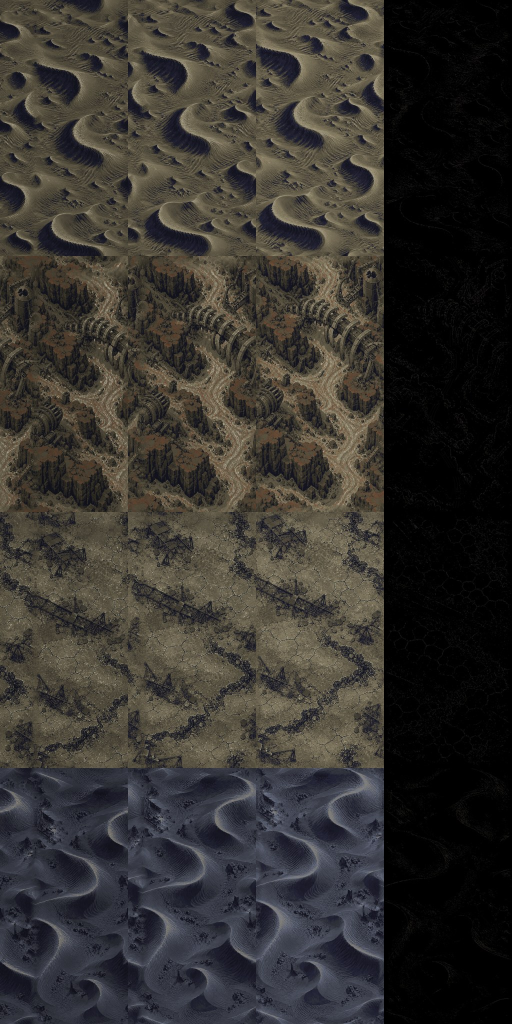
#> input picture Pause/Assets/Art/Boulders~/Desert/src~/ref_variants.jpg, 1024 x 2048 px, given in place of candidate_tide_wind_02.png, which was not available (shown at 1/2 size)
$ python compose_gust.py
#> lines starting #> are read from the running program, lines starting #| are printed output that depends on the picture; after the words box and inside, x2 and y2 are one past the last pixel; in counts of white or black regions, pixels touching at a corner belong together; pictures that were not available may be replaced by others from this repository, and a replacement may not be noted
#!/usr/bin/env python3
"""Assemble the generated Tide wind source into the Unity gust atlas."""

from pathlib import Path

import numpy as np
from PIL import Image, ImageDraw


ROOT = Path(__file__).resolve().parent.parent
SRC = Path(__file__).resolve().parent / "candidate_tide_wind_02.png"
OUT = ROOT / "wx_gust.png"
PREVIEW = ROOT / "preview.png"
CELL = 512

# Tide-only ramp.  The source candidate has a few transparent-edge fringe
# colours; snapping every visible pixel to this ramp removes those artefacts.
PALETTE = np.array(
    [
        (5, 6, 12),       # selective ink
        (18, 52, 58),     # deep teal shade
        (32, 91, 91),     # deep teal mid
        (83, 145, 137),   # muted teal
        (143, 208, 196),  # pale teal
        (124, 242, 192),  # mint aqua
        (240, 255, 250),  # sea-foam white
    ],
    dtype=np.int16,
)


def snap_palette(rgba: np.ndarray) -> np.ndarray:
    """Remove generator fringe colours and use stepped alpha."""
    out = rgba.copy()
    alpha = out[..., 3].astype(np.float32)
    alpha[alpha < 10] = 0

    rgb = out[..., :3].astype(np.int16)
    distances = ((rgb[..., None, :] - PALETTE[None, None, :, :]) ** 2).sum(axis=3)
    nearest = distances.argmin(axis=2)
    out[..., :3] = PALETTE[nearest].astype(np.uint8)

    # Keep transparent pixels truly transparent.  Visible airy marks use a
    # stepped alpha ramp, while the generated solid paint stays opaque.
    levels = np.array([0, 32, 64, 96, 128, 160, 192, 224, 255], dtype=np.float32)
    alpha = levels[np.abs(alpha[..., None] - levels).argmin(axis=2)]
    alpha[alpha < 32] = 0
    out[..., 3] = alpha.astype(np.uint8)
    out[out[..., 3] == 0, :3] = 0
    return out


def alpha_to_mean(cell: np.ndarray, target: float) -> np.ndarray:
    """Raise airy ribbon coverage to the requested readable mean alpha."""
    rgb = cell[..., :3].copy()
    raw = cell[..., 3].astype(np.float32) / 255.0
    if raw.mean() == 0:
        return cell

    lo, hi = 1.0, 8.0
    for _ in range(28):
        factor = (lo + hi) / 2.0
        if np.minimum(raw * factor, 1.0).mean() < target:
            lo = factor
        else:
            hi = factor
    scaled = np.minimum(raw * hi, 1.0)
    levels = np.array([0, 32, 64, 96, 128, 160, 192, 224, 255], dtype=np.float32) / 255.0
    stepped = levels[np.abs(scaled[..., None] - levels).argmin(axis=2)]
    stepped[stepped < (32 / 255.0)] = 0
    result = np.dstack((rgb, np.rint(stepped * 255).astype(np.uint8)))
    result[result[..., 3] == 0, :3] = 0
    return result


def add_air_dither(cell: np.ndarray, target: float, variant: int) -> np.ndarray:
    """Add a very light, periodic generated-atlas air veil in empty gaps.

    The candidate's painted strands cover only about a quarter of a cell.  A
    sparse stepped veil makes the requested 35-45% weather presence without
    turning the sheet into an opaque band; the fixed-period pattern also tiles.
    """
    out = cell.copy()
    alpha = out[..., 3].astype(np.uint8)
    yy, xx = np.indices(alpha.shape)
    band = (yy >= 112) & (yy < 400)
    empty = (alpha == 0) & band
    # A sinusoidal envelope is quantised into hard pixel steps: the checker
    # gives it airy texture, while the envelope prevents a rectangular wash.
    phase = np.clip((yy.astype(np.float32) - 112.0) / 288.0, 0.0, 1.0)
    envelope = np.sin(np.pi * phase)
    checker = np.where(((xx + yy + variant) % 2) == 0, 0.78, 1.0)
    raw_veil = 255.0 * envelope * checker
    veil_levels = np.array([0, 32, 64, 96, 128, 160, 192, 224, 255], dtype=np.float32)
    veil = veil_levels[np.abs(raw_veil[..., None] - veil_levels).argmin(axis=2)].astype(np.uint8)
    out[empty, 3] = veil[empty]
    out[out[..., 3] == 0, :3] = 0
    out[(out[..., 3] > 0) & (out[..., 3] < 160), :3] = PALETTE[3].astype(np.uint8)
    return out


def seam_match(cell: np.ndarray, width: int = 8) -> np.ndarray:
    """Make the cyclic ribbon seam agree without erasing the painted core."""
    out = cell.copy()
    for k in range(width):
        left = out[:, k, :].astype(np.int16)
        right = out[:, -1 - k, :].astype(np.int16)
        pair = ((left + right) // 2).astype(np.uint8)
        distances = ((pair[:, :3, None] - PALETTE.T) ** 2).sum(axis=1)
        pair[:, :3] = PALETTE[distances.argmin(axis=1)].astype(np.uint8)
        out[:, k, :] = pair
        out[:, -1 - k, :] = pair
    return out


def crop_visible(cell: np.ndarray, threshold: int = 32, padding: int = 8) -> Image.Image:
    alpha = cell[..., 3]
    ys, xs = np.where(alpha > threshold)
    if len(xs) == 0:
        return Image.new("RGBA", (1, 1), (0, 0, 0, 0))
    x0 = max(0, int(xs.min()) - padding)
    y0 = max(0, int(ys.min()) - padding)
    x1 = min(CELL, int(xs.max()) + 1 + padding)
    y1 = min(CELL, int(ys.max()) + 1 + padding)
    return Image.fromarray(cell[y0:y1, x0:x1], "RGBA")


def centered_scaled(source: np.ndarray, max_extent: int) -> Image.Image:
    image = crop_visible(source)
    scale = min(1.0, max_extent / max(image.size))
    size = (max(1, round(image.width * scale)), max(1, round(image.height * scale)))
    return image.resize(size, Image.Resampling.NEAREST)


def main() -> None:
    source = Image.open(SRC).convert("RGBA")
    # The generator preserves hard pixel intent at this modest 1.154x resize;
    # nearest neighbour avoids inventing a smooth painted edge.
    source = source.resize((CELL * 4, CELL * 2), Image.Resampling.NEAREST)
#> source: PIL image 2048x1024 RGBA
    source_np = snap_palette(np.asarray(source))
#> in snap_palette, `alpha = out[..., 3].astype(np.float32)`: alpha: shape (1024, 2048) float32; every value is 255
#> in snap_palette, `nearest = distances.argmin(axis=2)`:
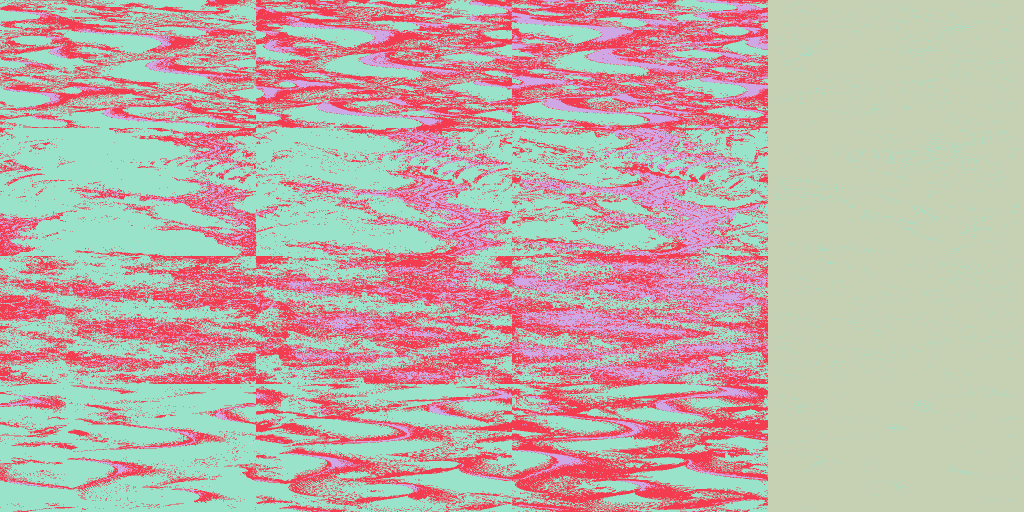
#> nearest: shape (1024, 2048) int64 (shown at 1/2 size); 6 distinct labels, from 1 to 6; one colour per label, 0 black

    sheet = np.zeros((CELL * 2, CELL * 4, 4), dtype=np.uint8)

    # Four airy, tileable ribbons.  Coverage is tuned per generated variant,
    # not painted procedurally, so the generated material remains the source.
    for col in range(4):
        cell = source_np[0:CELL, col * CELL : (col + 1) * CELL].copy()
        cell = alpha_to_mean(cell, 0.39)
        cell = add_air_dither(cell, 0.39, col)
        cell = seam_match(cell)
        sheet[0:CELL, col * CELL : (col + 1) * CELL] = cell

    # Leading edges: generated wave heads are scaled to about 60% of a cell.
    for col in range(2):
        cell = source_np[CELL : CELL * 2, col * CELL : (col + 1) * CELL]
        sprite = centered_scaled(cell, 320)
        x = col * CELL + (CELL - sprite.width) // 2
        y = CELL + (CELL - sprite.height) // 2
        sheet[y : y + sprite.height, x : x + sprite.width] = np.asarray(sprite)
#> this loop made 2 passes
#> pass 1, in main, `cell = source_np[CELL : CELL * 2, col * CELL : (col + 1) * CELL]`:
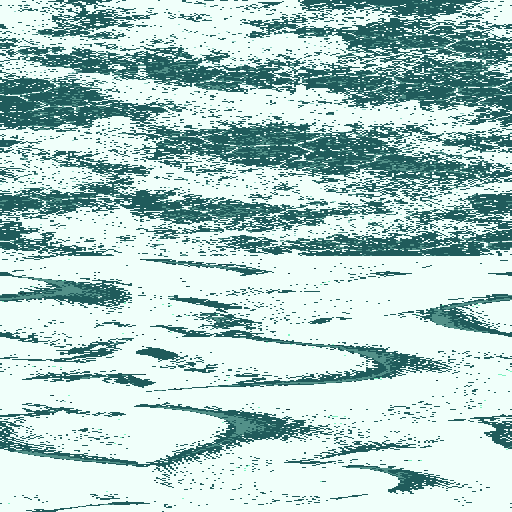
#> cell: shape (512, 512, 4); mean of channels 0, 1, 2, 3 174, 203.7, 199.9, 255; drawn as R, G, B
#> after the loop:
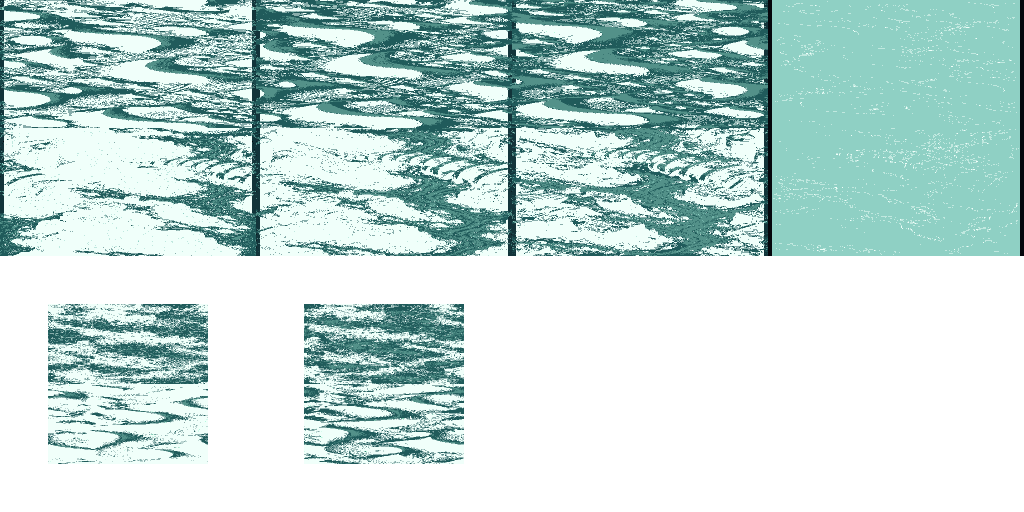
#> sheet: shape (1024, 2048, 4) (shown at 1/2 size); mean of channels 0, 1, 2, 3 90.3, 114.4, 111.3, 152.4; transparent parts drawn white

    # Debris: keep each crisp and clearly smaller than 120 px.
    for col in (2, 3):
        cell = source_np[CELL : CELL * 2, col * CELL : (col + 1) * CELL]
        sprite = centered_scaled(cell, 104)
        x = col * CELL + (CELL - sprite.width) // 2
        y = CELL + (CELL - sprite.height) // 2
        sheet[y : y + sprite.height, x : x + sprite.width] = np.asarray(sprite)
#> this loop made 2 passes
#> pass 1, in main, `cell = source_np[CELL : CELL * 2, col * CELL : (col + 1) * CELL]`:
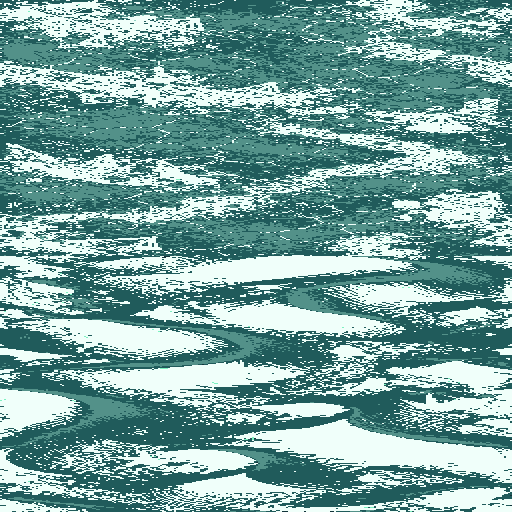
#> cell: shape (512, 512, 4); mean of channels 0, 1, 2, 3 120, 163, 159.6, 255; drawn as R, G, B
#> pass 2, in main, `cell = source_np[CELL : CELL * 2, col * CELL : (col + 1) * CELL]`:
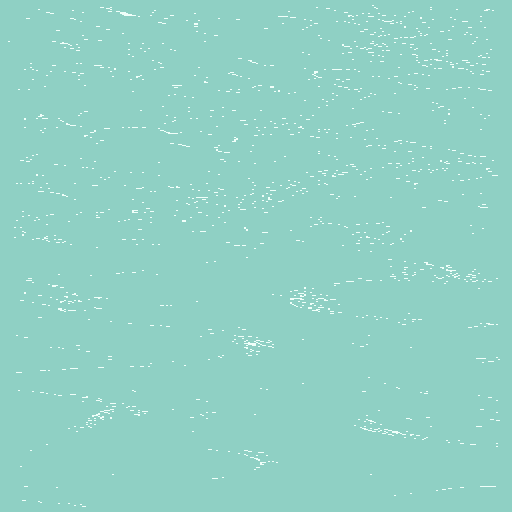
#> cell: shape (512, 512, 4); mean of channels 0, 1, 2, 3 144.4, 208.7, 196.8, 255; drawn as R, G, B
#> after the loop:
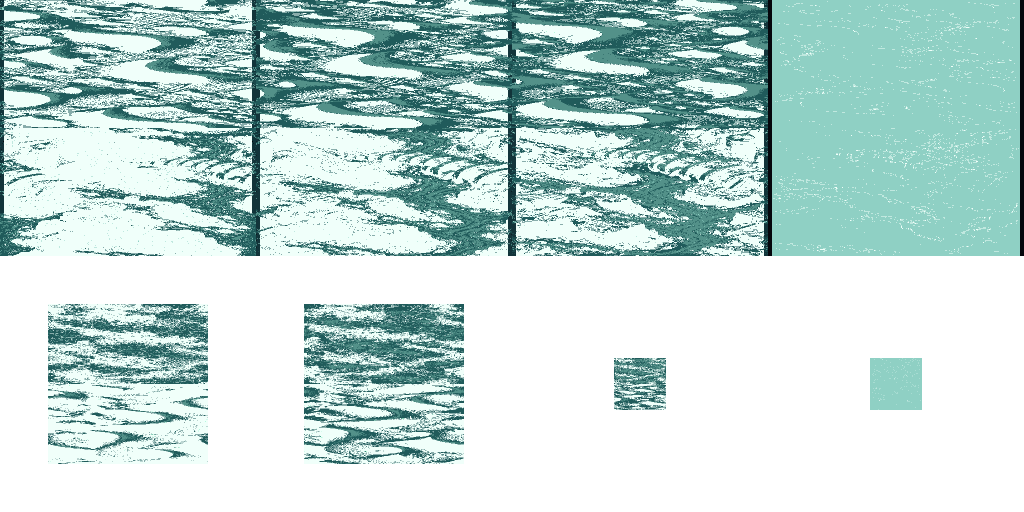
#> sheet: shape (1024, 2048, 4) (shown at 1/2 size); 1.03% of pixels changed, all inside (x1, y1, x2, y2) = (1228, 716, 1844, 820); transparent parts drawn white

    final = Image.fromarray(sheet, "RGBA")
    final.save(OUT)

    # Contact sheet on the requested dark base.  Subtle separators are only in
    # the preview and never enter the transparent game asset.
    preview = Image.new("RGBA", final.size, (11, 11, 26, 255))
    preview.alpha_composite(final)
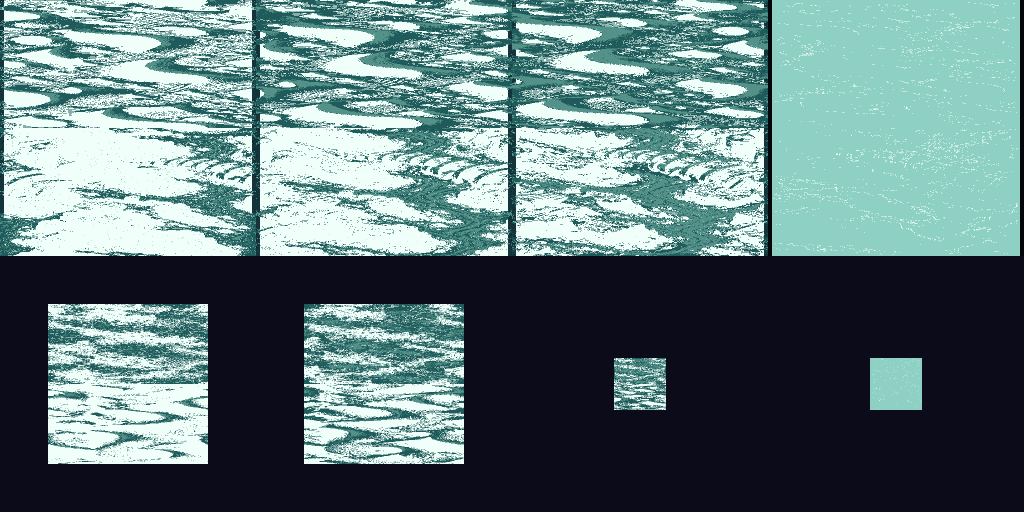
#> preview: PIL image 2048x1024 RGBA (shown at 1/2 size); mean R, G, B, A 96, 120.7, 123.3, 255
    draw = ImageDraw.Draw(preview)
    for x in (CELL, CELL * 2, CELL * 3):
        draw.line((x, 0, x, CELL * 2), fill=(25, 24, 48, 255), width=2)
    draw.line((0, CELL, CELL * 4, CELL), fill=(25, 24, 48, 255), width=2)
    preview.convert("RGB").save(PREVIEW)

    print(f"wrote {OUT}")
    print(f"wrote {PREVIEW}")


if __name__ == "__main__":
    main()

$ run again, on Pause/Assets/Art/Boulders~/Ember/src~/ref_variants.jpg
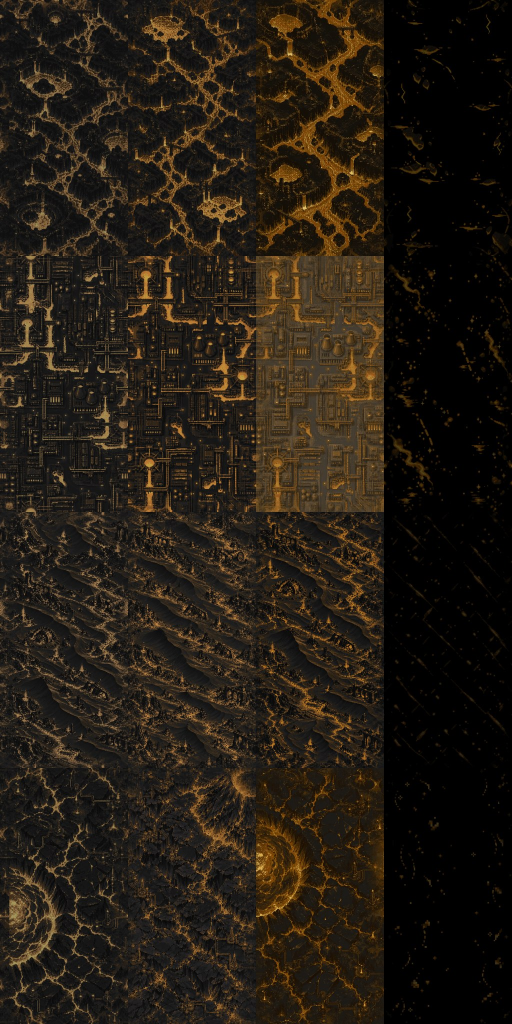
#> input picture Pause/Assets/Art/Boulders~/Ember/src~/ref_variants.jpg, 1024 x 2048 px, given in place of candidate_tide_wind_02.png, which was not available (shown at 1/2 size)
#> nearest: shape (1024, 2048) int64; 7 distinct labels, from 0 to 6
#> the loop in main, `for col in range(2):` made 2 passes
#> the loop in main, `for col in (2, 3):` made 2 passes
#> after the loop in main, `for col in (2, 3):`:
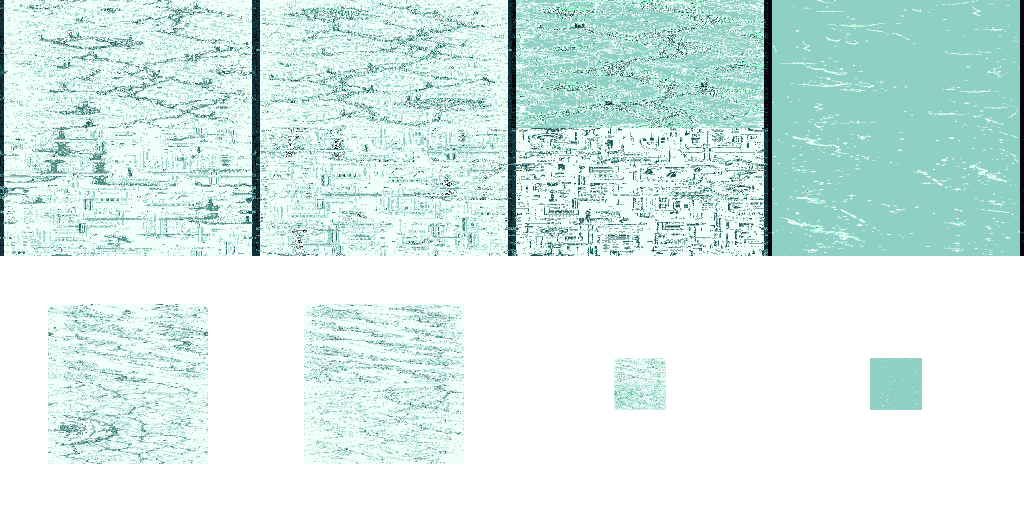
#> sheet: shape (1024, 2048, 4) (shown at 1/2 size); mean of channels 0, 1, 2, 3 114, 135.9, 131.4, 155; transparent parts drawn white
#> in main, `preview.alpha_composite(final)`:
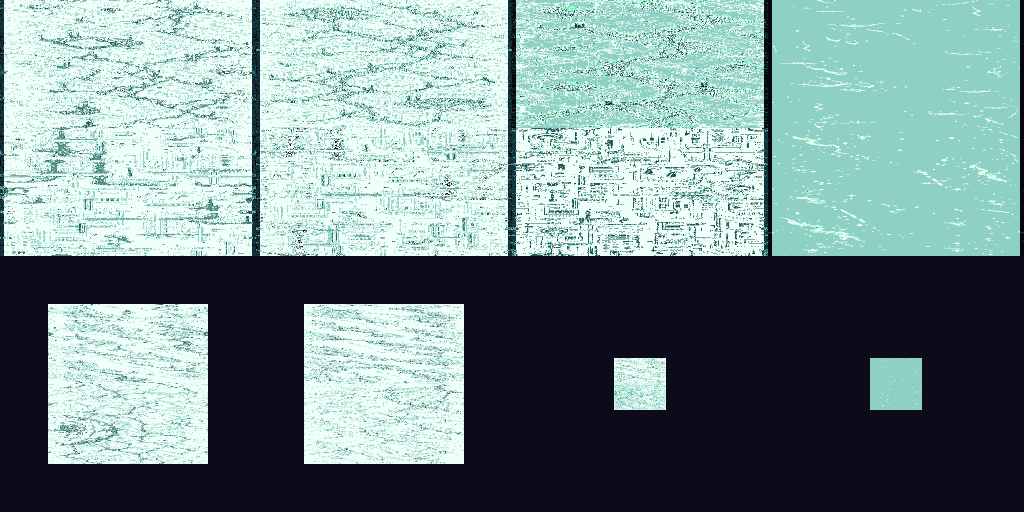
#> preview: PIL image 2048x1024 RGBA (shown at 1/2 size); mean R, G, B, A 118.3, 140.2, 141.6, 255
